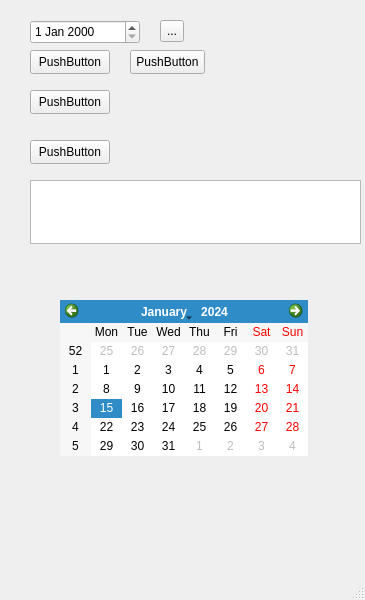
<?xml version="1.0" encoding="UTF-8"?>
<ui version="4.0">
 <class>MainWindow</class>
 <widget class="QMainWindow" name="MainWindow">
  <property name="geometry">
   <rect>
    <x>0</x>
    <y>0</y>
    <width>365</width>
    <height>600</height>
   </rect>
  </property>
  <property name="windowTitle">
   <string>MainWindow</string>
  </property>
  <widget class="QWidget" name="centralwidget">
   <widget class="QPushButton" name="pushButton">
    <property name="geometry">
     <rect>
      <x>30</x>
      <y>50</y>
      <width>80</width>
      <height>24</height>
     </rect>
    </property>
    <property name="text">
     <string>PushButton</string>
    </property>
   </widget>
   <widget class="QPushButton" name="pushButton_2">
    <property name="geometry">
     <rect>
      <x>30</x>
      <y>90</y>
      <width>80</width>
      <height>24</height>
     </rect>
    </property>
    <property name="text">
     <string>PushButton</string>
    </property>
   </widget>
   <widget class="QPushButton" name="pushButton_3">
    <property name="geometry">
     <rect>
      <x>30</x>
      <y>140</y>
      <width>80</width>
      <height>24</height>
     </rect>
    </property>
    <property name="text">
     <string>PushButton</string>
    </property>
   </widget>
   <widget class="QTextEdit" name="textEdit">
    <property name="geometry">
     <rect>
      <x>30</x>
      <y>180</y>
      <width>331</width>
      <height>64</height>
     </rect>
    </property>
   </widget>
   <widget class="QDateEdit" name="dateEdit">
    <property name="geometry">
     <rect>
      <x>30</x>
      <y>20</y>
      <width>110</width>
      <height>24</height>
     </rect>
    </property>
   </widget>
   <widget class="QCalendarWidget" name="calendarWidget">
    <property name="geometry">
     <rect>
      <x>60</x>
      <y>300</y>
      <width>248</width>
      <height>156</height>
     </rect>
    </property>
   </widget>
   <widget class="QPushButton" name="pushButton_4">
    <property name="geometry">
     <rect>
      <x>130</x>
      <y>50</y>
      <width>75</width>
      <height>24</height>
     </rect>
    </property>
    <property name="text">
     <string>PushButton</string>
    </property>
   </widget>
   <widget class="QToolButton" name="toolButton">
    <property name="geometry">
     <rect>
      <x>160</x>
      <y>20</y>
      <width>24</width>
      <height>22</height>
     </rect>
    </property>
    <property name="text">
     <string>...</string>
    </property>
   </widget>
  </widget>
  <widget class="QMenuBar" name="menubar">
   <property name="geometry">
    <rect>
     <x>0</x>
     <y>0</y>
     <width>365</width>
     <height>33</height>
    </rect>
   </property>
  </widget>
  <widget class="QStatusBar" name="statusbar"/>
 </widget>
 <resources/>
 <connections/>
</ui>
